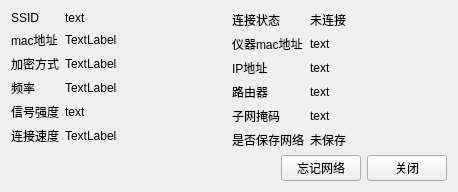
<?xml version="1.0" encoding="UTF-8"?>
<ui version="4.0">
 <class>ApInfomation</class>
 <widget class="QFrame" name="ApInfomation">
  <property name="geometry">
   <rect>
    <x>0</x>
    <y>0</y>
    <width>458</width>
    <height>192</height>
   </rect>
  </property>
  <property name="windowTitle">
   <string>Dialog</string>
  </property>
  <layout class="QVBoxLayout" name="verticalLayout">
   <item>
    <layout class="QHBoxLayout" name="horizontalLayout_2">
     <item>
      <layout class="QFormLayout" name="formLayout">
       <item row="0" column="0">
        <widget class="QLabel" name="label">
         <property name="text">
          <string>SSID</string>
         </property>
        </widget>
       </item>
       <item row="0" column="1">
        <widget class="QLabel" name="lab_SSID">
         <property name="text">
          <string>text</string>
         </property>
        </widget>
       </item>
       <item row="1" column="0">
        <widget class="QLabel" name="label_5">
         <property name="text">
          <string>mac地址</string>
         </property>
        </widget>
       </item>
       <item row="1" column="1">
        <widget class="QLabel" name="lab_mac">
         <property name="text">
          <string>TextLabel</string>
         </property>
        </widget>
       </item>
       <item row="2" column="0">
        <widget class="QLabel" name="label_3">
         <property name="text">
          <string>加密方式</string>
         </property>
        </widget>
       </item>
       <item row="2" column="1">
        <widget class="QLabel" name="lab_safty">
         <property name="text">
          <string>TextLabel</string>
         </property>
        </widget>
       </item>
       <item row="3" column="0">
        <widget class="QLabel" name="label_4">
         <property name="text">
          <string>频率</string>
         </property>
        </widget>
       </item>
       <item row="3" column="1">
        <widget class="QLabel" name="lab_freq">
         <property name="text">
          <string>TextLabel</string>
         </property>
        </widget>
       </item>
       <item row="4" column="0">
        <widget class="QLabel" name="label_2">
         <property name="text">
          <string>信号强度</string>
         </property>
        </widget>
       </item>
       <item row="4" column="1">
        <widget class="QLabel" name="lab_signallevel">
         <property name="text">
          <string>text</string>
         </property>
        </widget>
       </item>
       <item row="5" column="0">
        <widget class="QLabel" name="label_6">
         <property name="text">
          <string>连接速度</string>
         </property>
        </widget>
       </item>
       <item row="5" column="1">
        <widget class="QLabel" name="lab_bitrate">
         <property name="text">
          <string>TextLabel</string>
         </property>
        </widget>
       </item>
      </layout>
     </item>
     <item>
      <layout class="QFormLayout" name="formLayout_2">
       <item row="0" column="0">
        <widget class="QLabel" name="label_11">
         <property name="text">
          <string>连接状态</string>
         </property>
        </widget>
       </item>
       <item row="0" column="1">
        <widget class="QLabel" name="lab_connect_status">
         <property name="text">
          <string>未连接</string>
         </property>
        </widget>
       </item>
       <item row="1" column="0">
        <widget class="QLabel" name="label_8">
         <property name="text">
          <string>仪器mac地址</string>
         </property>
        </widget>
       </item>
       <item row="1" column="1">
        <widget class="QLabel" name="lab_pd_mac">
         <property name="text">
          <string>text</string>
         </property>
        </widget>
       </item>
       <item row="2" column="0">
        <widget class="QLabel" name="label_7">
         <property name="text">
          <string>IP地址</string>
         </property>
        </widget>
       </item>
       <item row="2" column="1">
        <widget class="QLabel" name="lab_IP">
         <property name="text">
          <string>text</string>
         </property>
        </widget>
       </item>
       <item row="4" column="0">
        <widget class="QLabel" name="label_9">
         <property name="text">
          <string>子网掩码</string>
         </property>
        </widget>
       </item>
       <item row="4" column="1">
        <widget class="QLabel" name="lab_mask">
         <property name="text">
          <string>text</string>
         </property>
        </widget>
       </item>
       <item row="5" column="0">
        <widget class="QLabel" name="label_10">
         <property name="text">
          <string>是否保存网络</string>
         </property>
        </widget>
       </item>
       <item row="5" column="1">
        <widget class="QLabel" name="lab_saveconnect">
         <property name="text">
          <string>未保存</string>
         </property>
        </widget>
       </item>
       <item row="3" column="1">
        <widget class="QLabel" name="lab_gate">
         <property name="text">
          <string>text</string>
         </property>
        </widget>
       </item>
       <item row="3" column="0">
        <widget class="QLabel" name="label_12">
         <property name="text">
          <string>路由器</string>
         </property>
        </widget>
       </item>
      </layout>
     </item>
    </layout>
   </item>
   <item>
    <layout class="QHBoxLayout" name="horizontalLayout">
     <item>
      <spacer name="horizontalSpacer">
       <property name="orientation">
        <enum>Qt::Horizontal</enum>
       </property>
       <property name="sizeHint" stdset="0">
        <size>
         <width>40</width>
         <height>20</height>
        </size>
       </property>
      </spacer>
     </item>
     <item>
      <widget class="QPushButton" name="pbt_forget">
       <property name="text">
        <string>忘记网络</string>
       </property>
      </widget>
     </item>
     <item>
      <widget class="QPushButton" name="pbt_close">
       <property name="text">
        <string>关闭</string>
       </property>
      </widget>
     </item>
    </layout>
   </item>
  </layout>
 </widget>
 <resources/>
 <connections/>
</ui>
